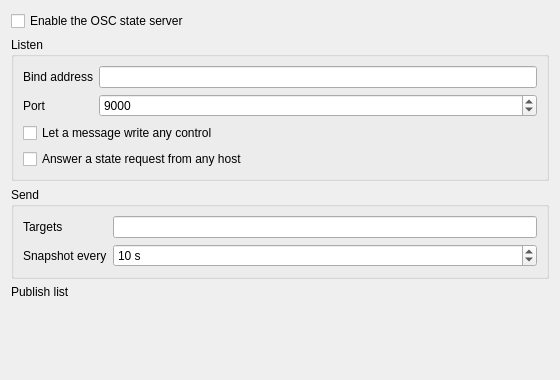
<?xml version="1.0" encoding="UTF-8"?>
<ui version="4.0">
 <class>DlgPrefOscDlg</class>
 <widget class="QWidget" name="DlgPrefOscDlg">
  <property name="geometry">
   <rect>
    <x>0</x>
    <y>0</y>
    <width>560</width>
    <height>380</height>
   </rect>
  </property>
  <property name="windowTitle">
   <string>OSC Preferences</string>
  </property>
  <layout class="QVBoxLayout" name="OscLayout">
   <item>
    <widget class="QCheckBox" name="CheckBoxEnabled">
     <property name="text">
      <string>Enable the OSC state server</string>
     </property>
    </widget>
   </item>
   <item>
    <widget class="QGroupBox" name="GroupBoxListen">
     <property name="title">
      <string>Listen</string>
     </property>
     <layout class="QGridLayout" name="ListenGridLayout">
      <item row="0" column="0">
       <widget class="QLabel" name="LabelBindAddress">
        <property name="text">
         <string>Bind address</string>
        </property>
       </widget>
      </item>
      <item row="0" column="1">
       <widget class="QLineEdit" name="LineEditBindAddress">
        <property name="toolTip">
         <string>The address that the server listens on. 127.0.0.1 keeps it on this computer.</string>
        </property>
       </widget>
      </item>
      <item row="1" column="0">
       <widget class="QLabel" name="LabelPort">
        <property name="text">
         <string>Port</string>
        </property>
       </widget>
      </item>
      <item row="1" column="1">
       <widget class="QSpinBox" name="SpinBoxPort">
        <property name="minimum">
         <number>1</number>
        </property>
        <property name="maximum">
         <number>65535</number>
        </property>
        <property name="value">
         <number>9000</number>
        </property>
       </widget>
      </item>
      <item row="3" column="0" colspan="2">
       <widget class="QCheckBox" name="CheckBoxAllowAnyHost">
        <property name="text">
         <string>Answer a state request from any host</string>
        </property>
        <property name="toolTip">
         <string>Without this, only this computer and the targets can ask for the state.</string>
        </property>
       </widget>
      </item>
      <item row="2" column="0" colspan="2">
       <widget class="QCheckBox" name="CheckBoxAllowAll">
        <property name="text">
         <string>Let a message write any control</string>
        </property>
        <property name="toolTip">
         <string>Without this, a message may write only the transport controls.</string>
        </property>
       </widget>
      </item>
     </layout>
    </widget>
   </item>
   <item>
    <widget class="QGroupBox" name="GroupBoxSend">
     <property name="title">
      <string>Send</string>
     </property>
     <layout class="QGridLayout" name="SendGridLayout">
      <item row="0" column="0">
       <widget class="QLabel" name="LabelTargets">
        <property name="text">
         <string>Targets</string>
        </property>
       </widget>
      </item>
      <item row="0" column="1">
       <widget class="QLineEdit" name="LineEditTargets">
        <property name="toolTip">
         <string>Host and port of each reader, separated by commas, for example 127.0.0.1:9001</string>
        </property>
       </widget>
      </item>
      <item row="1" column="0">
       <widget class="QLabel" name="LabelSnapshot">
        <property name="text">
         <string>Snapshot every</string>
        </property>
       </widget>
      </item>
      <item row="1" column="1">
       <widget class="QSpinBox" name="SpinBoxSnapshot">
        <property name="suffix">
         <string> s</string>
        </property>
        <property name="minimum">
         <number>0</number>
        </property>
        <property name="maximum">
         <number>3600</number>
        </property>
        <property name="value">
         <number>10</number>
        </property>
        <property name="toolTip">
         <string>The time between two full state messages. 0 sends none.</string>
        </property>
       </widget>
      </item>
     </layout>
    </widget>
   </item>
   <item>
    <widget class="QLabel" name="LabelPublishFile">
     <property name="text">
      <string>Publish list</string>
     </property>
     <property name="wordWrap">
      <bool>true</bool>
     </property>
    </widget>
   </item>
   <item>
    <spacer name="OscSpacer">
     <property name="orientation">
      <enum>Qt::Vertical</enum>
     </property>
     <property name="sizeHint" stdset="0">
      <size>
       <width>20</width>
       <height>40</height>
      </size>
     </property>
    </spacer>
   </item>
  </layout>
 </widget>
 <resources/>
 <connections/>
</ui>
